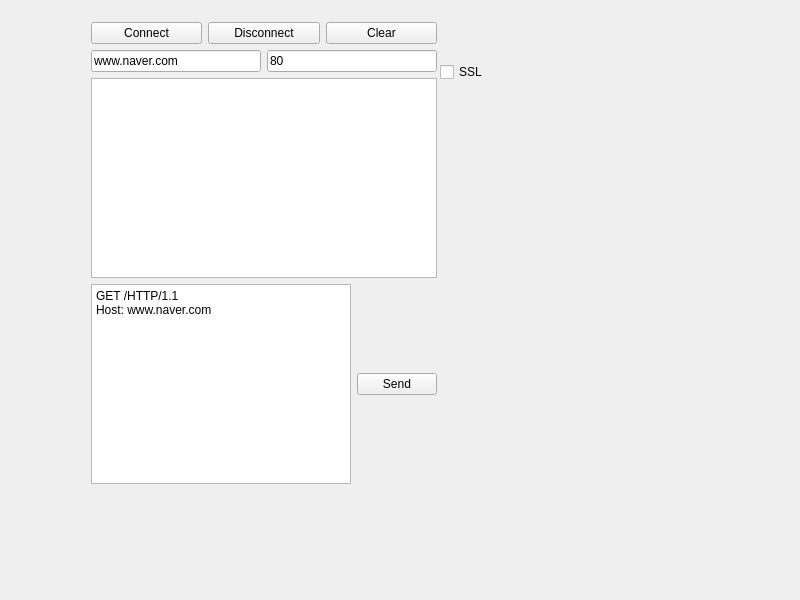
<?xml version="1.0" encoding="UTF-8"?>
<ui version="4.0">
 <class>Widget</class>
 <widget class="QWidget" name="Widget">
  <property name="geometry">
   <rect>
    <x>0</x>
    <y>0</y>
    <width>800</width>
    <height>600</height>
   </rect>
  </property>
  <property name="windowTitle">
   <string>Widget</string>
  </property>
  <widget class="QCheckBox" name="sslCheckBox">
   <property name="geometry">
    <rect>
     <x>440</x>
     <y>60</y>
     <width>92</width>
     <height>24</height>
    </rect>
   </property>
   <property name="text">
    <string>SSL</string>
   </property>
  </widget>
  <widget class="QWidget" name="">
   <property name="geometry">
    <rect>
     <x>91</x>
     <y>22</y>
     <width>346</width>
     <height>462</height>
    </rect>
   </property>
   <layout class="QVBoxLayout" name="verticalLayout">
    <item>
     <layout class="QHBoxLayout" name="horizontalLayout">
      <item>
       <widget class="QPushButton" name="btnConnect">
        <property name="text">
         <string>Connect</string>
        </property>
       </widget>
      </item>
      <item>
       <widget class="QPushButton" name="btnDisconnect">
        <property name="text">
         <string>Disconnect</string>
        </property>
       </widget>
      </item>
      <item>
       <widget class="QPushButton" name="btnClear">
        <property name="text">
         <string>Clear</string>
        </property>
       </widget>
      </item>
     </layout>
    </item>
    <item>
     <layout class="QHBoxLayout" name="horizontalLayout_2">
      <item>
       <widget class="QLineEdit" name="lineEditHost">
        <property name="text">
         <string>www.naver.com</string>
        </property>
       </widget>
      </item>
      <item>
       <widget class="QLineEdit" name="lineEditPort">
        <property name="text">
         <string>80</string>
        </property>
       </widget>
      </item>
     </layout>
    </item>
    <item>
     <widget class="QPlainTextEdit" name="plainTextEdit"/>
    </item>
    <item>
     <layout class="QHBoxLayout" name="horizontalLayout_3">
      <item>
       <widget class="QPlainTextEdit" name="requestText">
        <property name="plainText">
         <string>GET /HTTP/1.1
Host: www.naver.com
</string>
        </property>
       </widget>
      </item>
      <item>
       <widget class="QPushButton" name="btnSend">
        <property name="text">
         <string>Send</string>
        </property>
       </widget>
      </item>
     </layout>
    </item>
   </layout>
  </widget>
 </widget>
 <resources/>
 <connections/>
</ui>
